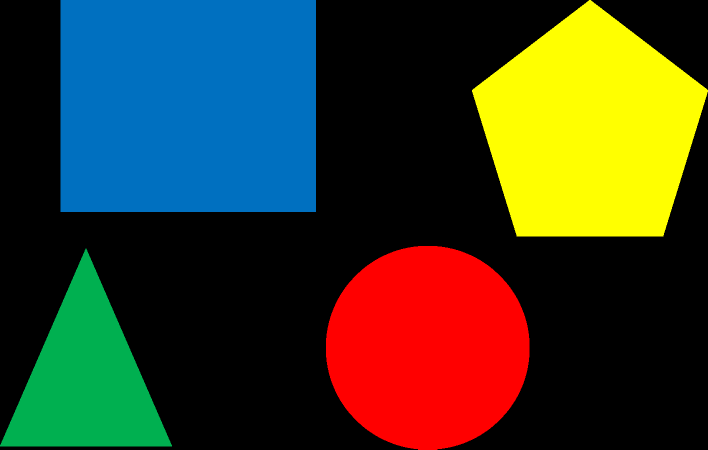
#> input picture img/colorful.png, 1416 x 899 px, given in place of test1.jpg, which was not available (shown at 1/2 size)
$ jupyter execute --allow-errors 'OpenCVによる画像処理　基礎編.ipynb'   (shell and % lines are left out)   (text cells are left out)
#> lines starting #> are read from the running program, lines starting #| are printed output that depends on the picture; after the words box and inside, x2 and y2 are one past the last pixel; in counts of white or black regions, pixels touching at a corner belong together; pictures that were not available may be replaced by others from this repository, and a replacement may not be noted
[cell 1]
import cv2
import numpy as np
from matplotlib import pyplot as plt

[cell 2]
img = cv2.imread('./img/test1.jpg')
#> img is the input picture: shape (899, 1416, 3); mean B, G, R 37, 59.6, 57.2
print(img.shape)
#| (899, 1416, 3)

[cell 3]
gray_img = cv2.imread('./img/test1.jpg', 0)
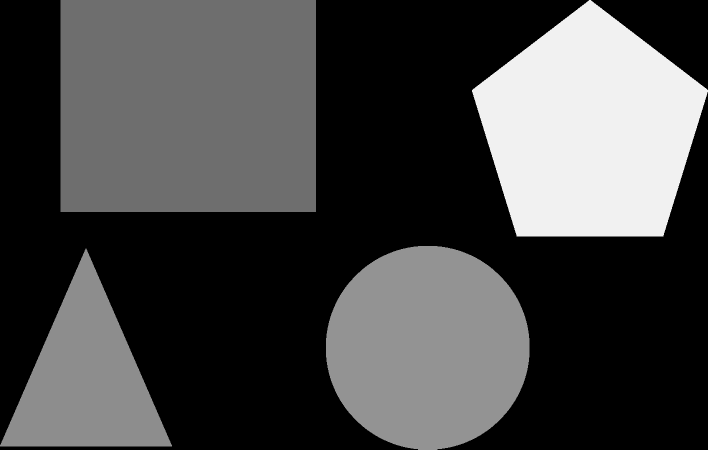
#> gray_img: shape (899, 1416) (shown at 1/2 size); min 0, max 241, mean 70.8
print(gray_img.shape)
#| (899, 1416)

[cell 4]
convert_img = cv2.cvtColor(img, cv2.COLOR_BGR2RGB)
plt.subplot(1,2,1)
plt.title('カラー画像')
plt.imshow(convert_img)

plt.subplot(1,2,2)
plt.title('グレースケール画像')
plt.imshow(gray_img, cmap='gray')
plt.show()
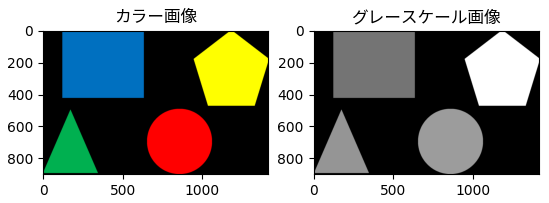
#> figure drawn by matplotlib, 2 panels

[cell 5]
# BGR→YUV
yuv_img = cv2.cvtColor(img , cv2.COLOR_BGR2YUV)
#> yuv_img: shape (899, 1416, 3); mean of channels 0, 1, 2 56.3, 118.5, 125.7
# BGR→HSV
hsv_img = cv2.cvtColor(img , cv2.COLOR_BGR2HSV)
#> hsv_img: shape (899, 1416, 3); mean H, S, V 25.2, 114.4, 99.4
# BGR→RGB
rgb_img = cv2.cvtColor(img , cv2.COLOR_BGR2RGB)
# BGR→グレースケール
gray_img = cv2.cvtColor(img , cv2.COLOR_BGR2GRAY)
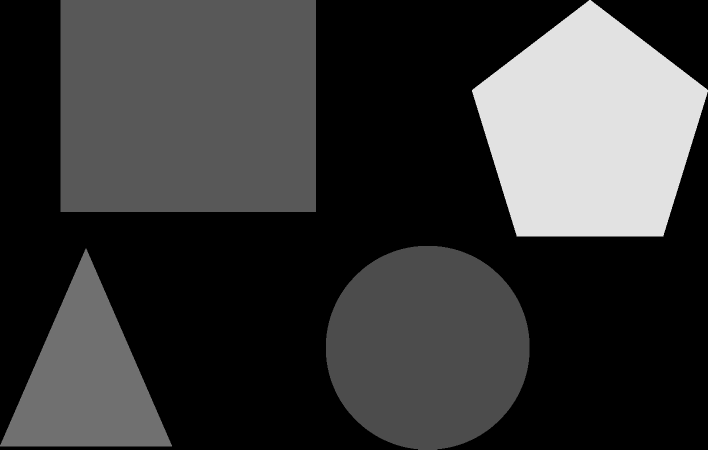
#> gray_img: shape (899, 1416) (shown at 1/2 size); min 0, max 226, mean 56.3

[cell 6]
print(img.shape)
#| (899, 1416, 3)
small_img = cv2.resize(rgb_img, None, fx=0.1, fy=0.1, interpolation=cv2.INTER_CUBIC)
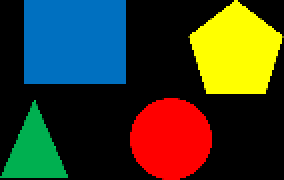
#> small_img: shape (90, 142, 3) (shown 2 times larger); mean R, G, B 56.9, 58.8, 36.4
print(small_img.shape)
#| (90, 142, 3)
big_img = cv2.resize(rgb_img, None, fx=2.0, fy=2.0, interpolation=cv2.INTER_CUBIC)
print(big_img.shape)
#| (1798, 2832, 3)
plt.subplot(1,2,1)
plt.title('縮小した画像')
plt.imshow(small_img)

plt.subplot(1,2,2)
plt.title('拡大した画像')
plt.imshow(big_img)
plt.show()

[cell 7]
gaussian_img = cv2.GaussianBlur(gray_img,(11,11),0)

plt.subplot(1,2,1)
plt.title('元画像')
plt.imshow(gray_img, cmap='gray')

plt.subplot(1,2,2)
plt.title('ガウシアンフィルタ適用後')
plt.imshow(gaussian_img, cmap='gray')
plt.show()

[cell 8]
canny_img = cv2.Canny(gray_img, 100,200)
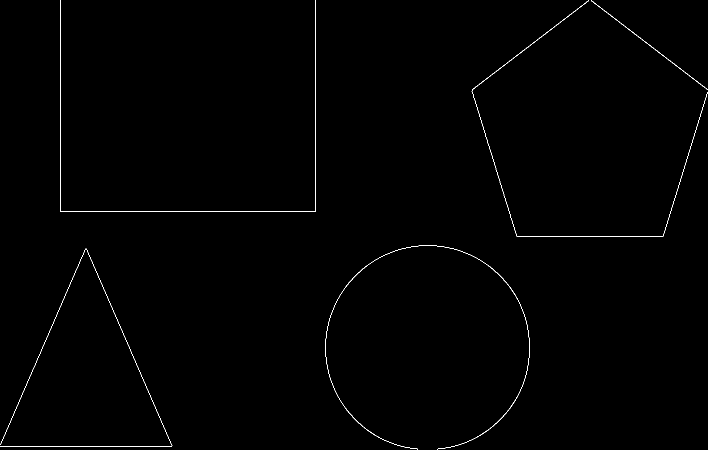
#> canny_img: shape (899, 1416) (shown at 1/2 size); 0.42% white in thin lines or dots

plt.subplot(1,2,1)
plt.title('元画像')
plt.imshow(gray_img, cmap='gray')

plt.subplot(1,2,2)
plt.title('Cannyフィルタ適用後')
plt.imshow(canny_img, cmap='gray')
plt.show()

[cell 9]
bilateral_img = cv2.bilateralFilter(gray_img,9,75,75)
plt.subplot(1,2,1)
plt.title('元画像')
plt.imshow(gray_img, cmap='gray')

plt.subplot(1,2,2)
plt.title('バイラテラルフィルタ適用後')
plt.imshow(bilateral_img, cmap='gray')
plt.show()

[cell 10]
# 画像のしきい値処理を行う関数
ret, bi_img = cv2.threshold(gray_img, 125, 255, cv2.THRESH_BINARY)
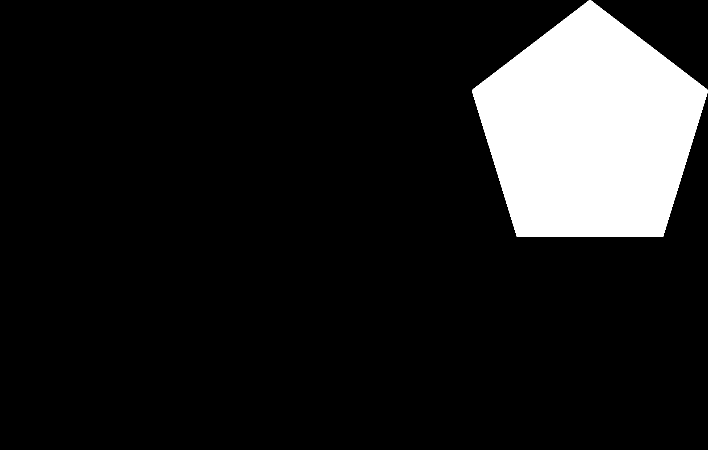
#> bi_img: shape (899, 1416) (shown at 1/2 size); 12.2% white; 1 white region, box (x1, y1, x2, y2) and area: (944, 0, 1416, 473) 154941
# 画像の表示
plt.subplot(1,2,1)
plt.title('元画像')
plt.imshow(gray_img, cmap='gray')

plt.subplot(1,2,2)
plt.title('2値化処理後')
plt.imshow(bi_img, cmap='gray')
plt.show()

[cell 11]
mask_img = cv2.imread('./img/mask.jpg')
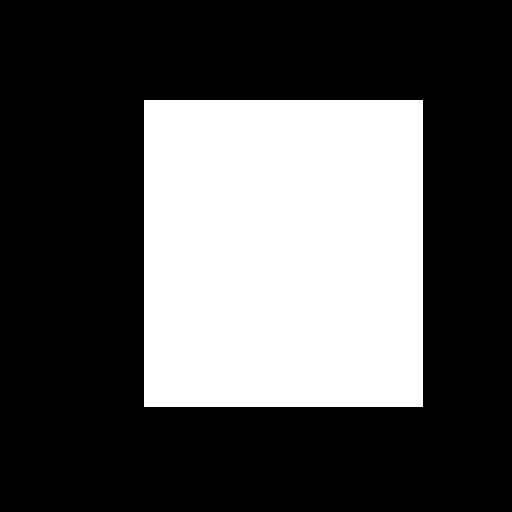
#> input picture img/mask.png, 512 x 512 px, given in place of mask.jpg, which was not available
#> mask_img is the input picture: shape (512, 512, 3); 32.7% white; 1 white region, box (x1, y1, x2, y2) and area: (144, 100, 423, 407) 85653
#> (the rest of this cell did not finish here and is left out)

[cell 12]
color_circle_img = hsv_img = cv2.cvtColor(cv2.imread('./img/munsell-color-system.png'), cv2.COLOR_BGR2RGB)
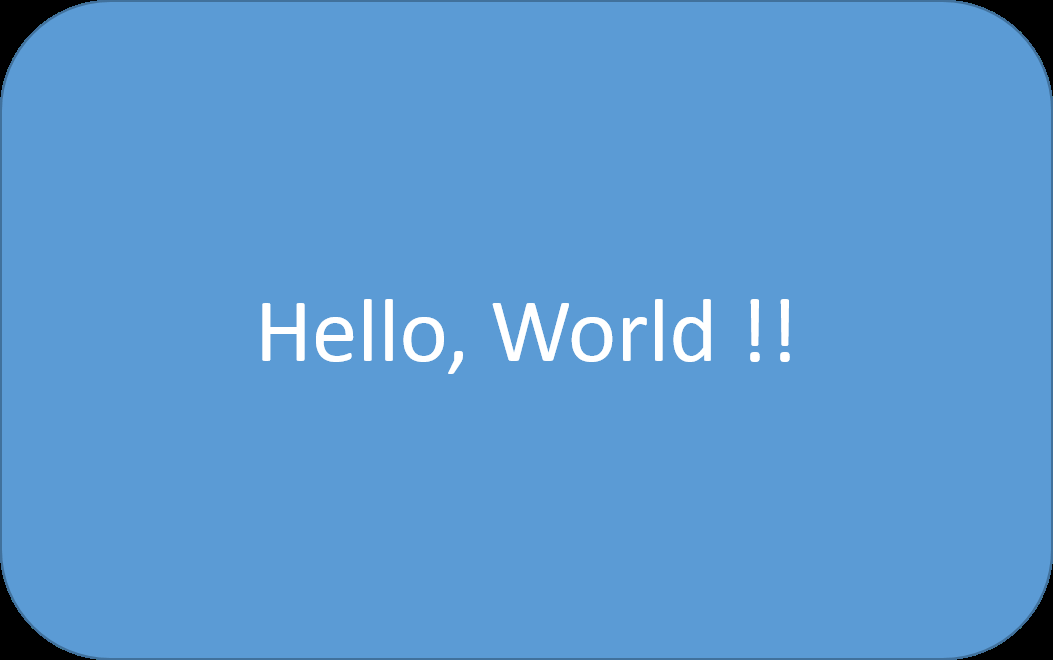
#> input picture img/helloworld.png, 1053 x 660 px, given in place of munsell-color-system.png, which was not available
hsv_img = cv2.cvtColor(color_circle_img, cv2.COLOR_RGB2HSV)
#> hsv_img: shape (660, 1053, 3); mean H, S, V 101.3, 141.9, 209.9

h_img = hsv_img[:, :, 0]
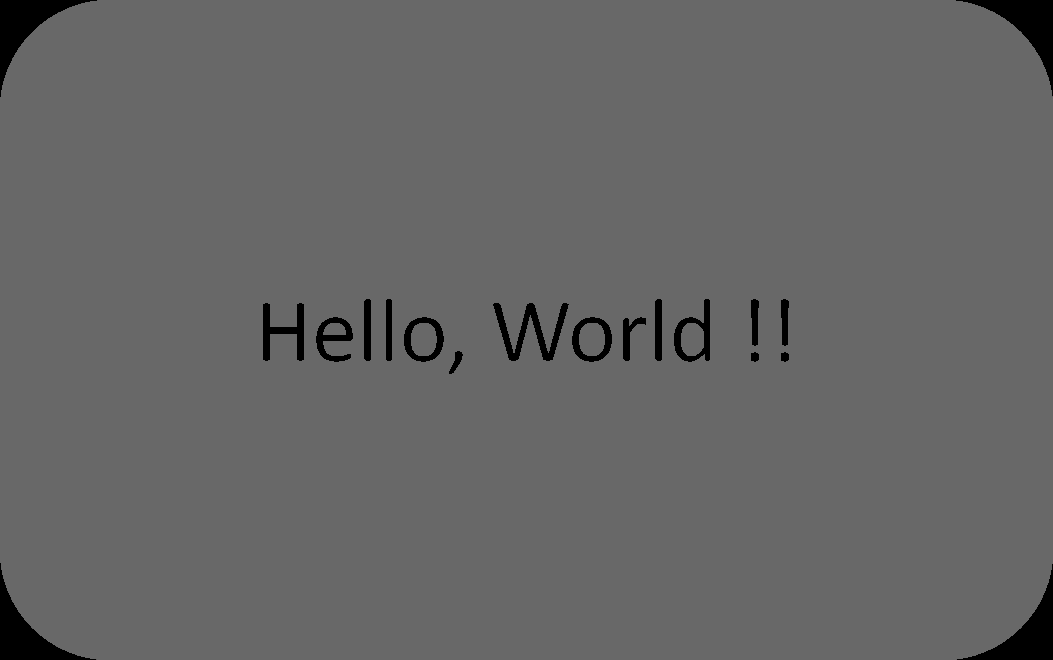
#> h_img: shape (660, 1053); min 0, max 105, mean 101.3
h, w, ch = color_circle_img.shape
#> h = 660; w = 1053; ch = 3
mask_img2 = np.ones((h, w), dtype=np.uint8)
mask_img2[h_img < 90] = 0
mask_img2[h_img > 140] = 0
print(mask_img2.shape)

masked_img = cv2.bitwise_and(color_circle_img, color_circle_img, mask=mask_img2)

plt.subplot(1,3,1)
plt.title('元画像')
plt.imshow(color_circle_img)
plt.subplot(1,3,2)
plt.title('マスク画像')
plt.imshow(mask_img2, cmap='gray')
plt.subplot(1,3,3)
plt.title('結果画像')
plt.imshow(masked_img)
plt.show()
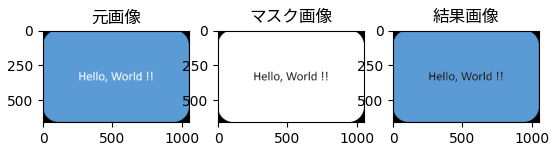
#> figure drawn by matplotlib, 3 panels
